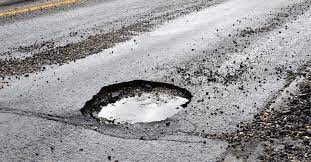
#> input picture T2/1.jpeg, 311 x 162 px, given in place of camera2_road_surface_view.mp4, which was not available
$ python main.py
#> lines starting #> are read from the running program, lines starting #| are printed output that depends on the picture; after the words box and inside, x2 and y2 are one past the last pixel; in counts of white or black regions, pixels touching at a corner belong together; pictures that were not available may be replaced by others from this repository, and a replacement may not be noted
import cv2
import numpy as np
# ==============================================================================
# ==============================================================================
# driving function
def find_potholes(img_path):
#> called with img_path = './camera2_road_surface_view.mp4'
    cap = cv2.VideoCapture(path)
    while True:

        # Read the frame
        ret, frame = cap.read()
#> frame is the input picture: shape (162, 311, 3); mean B, G, R 155, 152.2, 154

        # Break the loop if the video has ended
        if not ret:
            break

        # Convert the frame to grayscale
        img = cv2.cvtColor(frame, cv2.COLOR_BGR2GRAY)


        blur = cv2.blur(img,(5,5))
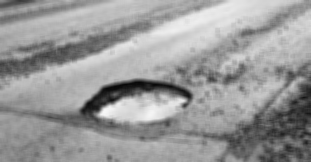
#> blur: shape (162, 311); min 7, max 247, mean 153
        gblur = cv2.GaussianBlur(img,(5,5),0)
        median = cv2.medianBlur(img,5)
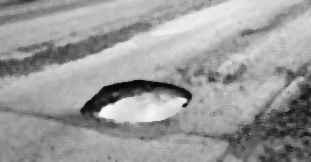
#> median: shape (162, 311); min 5, max 251, mean 155.4

        kernel = np.ones((5,5),np.uint8)
        erosion = cv2.erode(median,kernel,iterations = 1)
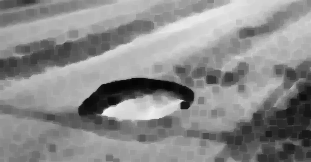
#> erosion: shape (162, 311); min 5, max 242, mean 138.3
        dilation = cv2.dilate(erosion,kernel,iterations = 5)
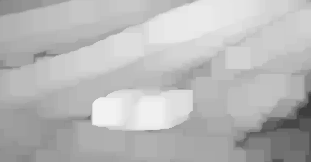
#> dilation: shape (162, 311); min 56, max 242, mean 184.4
        closing = cv2.morphologyEx(dilation, cv2.MORPH_CLOSE, kernel)

        edges = cv2.Canny(closing,9,420)
#> edges: shape (162, 311); every value is 0

        ret,threshold=cv2.threshold(edges.copy(),0,255,cv2.THRESH_BINARY)
        contours,_=cv2.findContours(threshold,cv2.RETR_LIST,cv2.CHAIN_APPROX_NONE)
#> contours = []

        # Loop through each contour and pick which satisfy the condition.
        contours = sorted(contours, key = cv2.contourArea, reverse = True)[:30]
        for contour in contours:
            # Check if the contour is big enough to be considered a pothole
            if 1500 < cv2.contourArea(contour):
                # Draw a rectangle around the contour
                x, y, w, h = cv2.boundingRect(contour)
                cv2.rectangle(frame, (x, y), (x + w, y + h), (0, 255, 0), 2)
#> this loop made 0 passes

        # Display the frame with the potholes highlighted
        cv2.imshow("Pothole",frame)

        # Break the loop if the user presses the 'q' key
        if cv2.waitKey(1) & 0xFF == ord('q'):
#> (key q is pressed here)
            break

    # Release the video capture
    cap.release()

    # Close all windows
    cv2.destroyAllWindows()


# ==============================================================================
# ==============================================================================
path = './camera2_road_surface_view.mp4'
find_potholes(path)

$ run again, on T2/2.jpeg
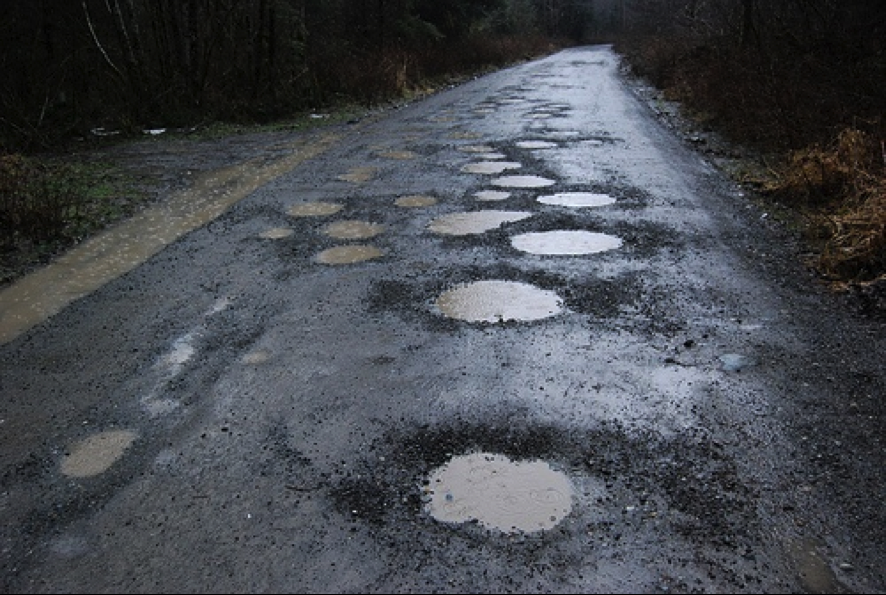
#> input picture T2/2.jpeg, 886 x 595 px, given in place of camera2_road_surface_view.mp4, which was not available
#> in find_potholes, frame is the input picture: shape (595, 886, 3); mean B, G, R 78.7, 72.8, 69.2
#> in find_potholes, `dilation = cv2.dilate(erosion,kernel,iterations = 5)`:
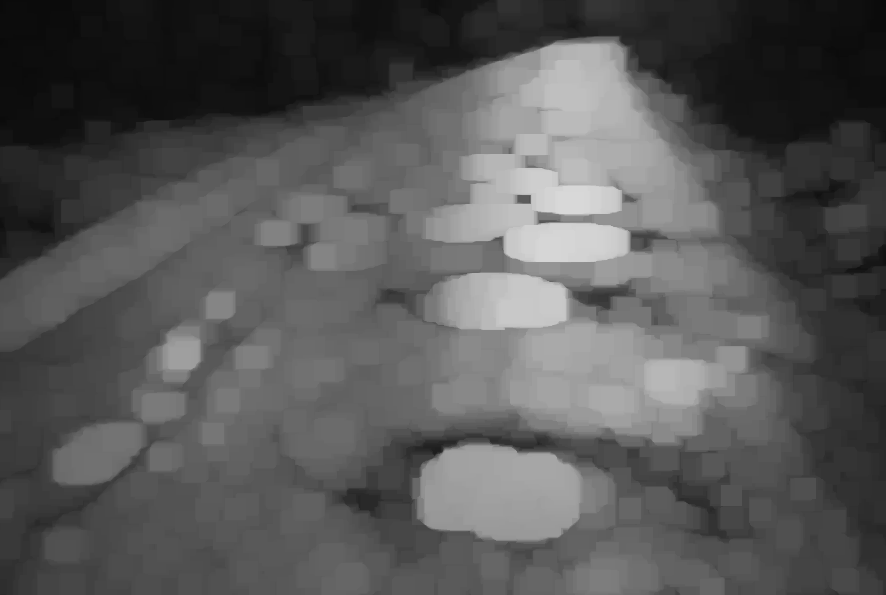
#> dilation: shape (595, 886); min 10, max 216, mean 87
#> in find_potholes, `edges = cv2.Canny(closing,9,420)`:
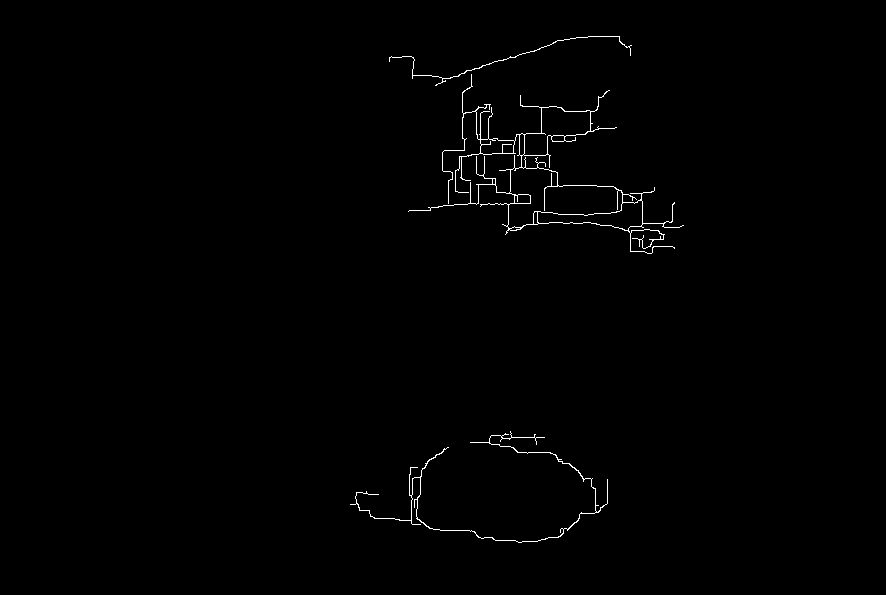
#> edges: shape (595, 886); 0.66% white in thin lines or dots, all inside (x1, y1, x2, y2) = (350, 36, 684, 543)
#> contours = 13 contours, 1 with area under 20; largest, box (x1, y1, x2, y2) and area: (408, 74, 684, 254) 8153, (507, 167, 623, 229) 3998, (523, 106, 591, 156) 1737, (537, 200, 643, 231) 1406, (480, 138, 515, 155) 458
#> the loop in find_potholes, `for contour in contours:` made 13 passes
#> (x, y, w, h) on passes 1 to 3: (408, 74, 276, 180), (507, 167, 116, 62), (523, 106, 68, 50)

$ run again, on T2/3.jpeg
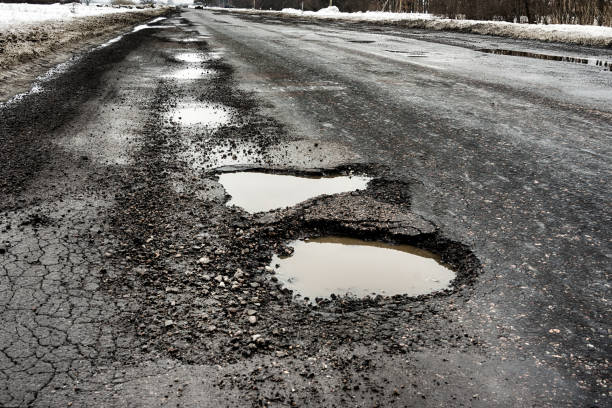
#> input picture T2/3.jpeg, 612 x 408 px, given in place of camera2_road_surface_view.mp4, which was not available
#> in find_potholes, frame is the input picture: shape (408, 612, 3); mean B, G, R 103, 106.9, 109.4
#> in find_potholes, `dilation = cv2.dilate(erosion,kernel,iterations = 5)`:
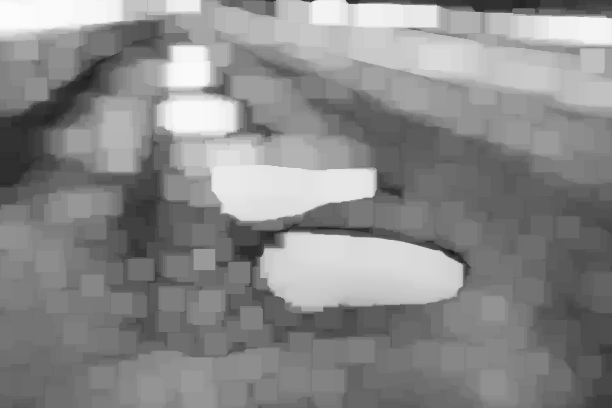
#> dilation: shape (408, 612); min 27, max 252, mean 137.5
#> in find_potholes, `edges = cv2.Canny(closing,9,420)`:
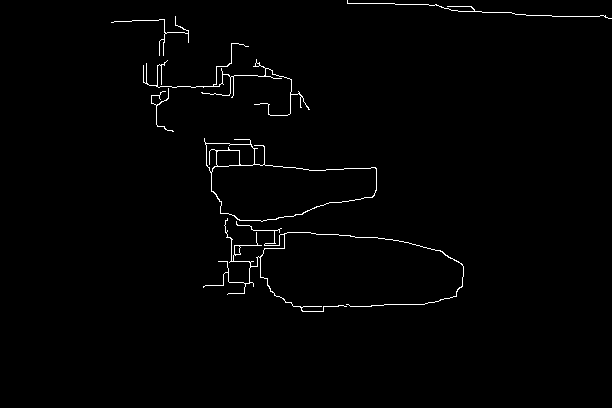
#> edges: shape (408, 612); 1.1% white in thin lines or dots, all inside (x1, y1, x2, y2) = (111, 0, 612, 312)
#> contours = 11 contours, 4 with area under 20; largest, box (x1, y1, x2, y2) and area: (204, 138, 377, 222) 8046, (211, 164, 377, 222) 6946, (205, 143, 255, 173) 698, (216, 150, 240, 167) 352, (203, 218, 464, 312) 113, (143, 43, 310, 116) 50, (234, 245, 241, 255) 46
#> the loop in find_potholes, `for contour in contours:` made 11 passes
#> (x, y, w, h) on passes 1 to 2: (204, 138, 173, 84), (211, 164, 166, 58)

$ run again, on T2/4.jpeg
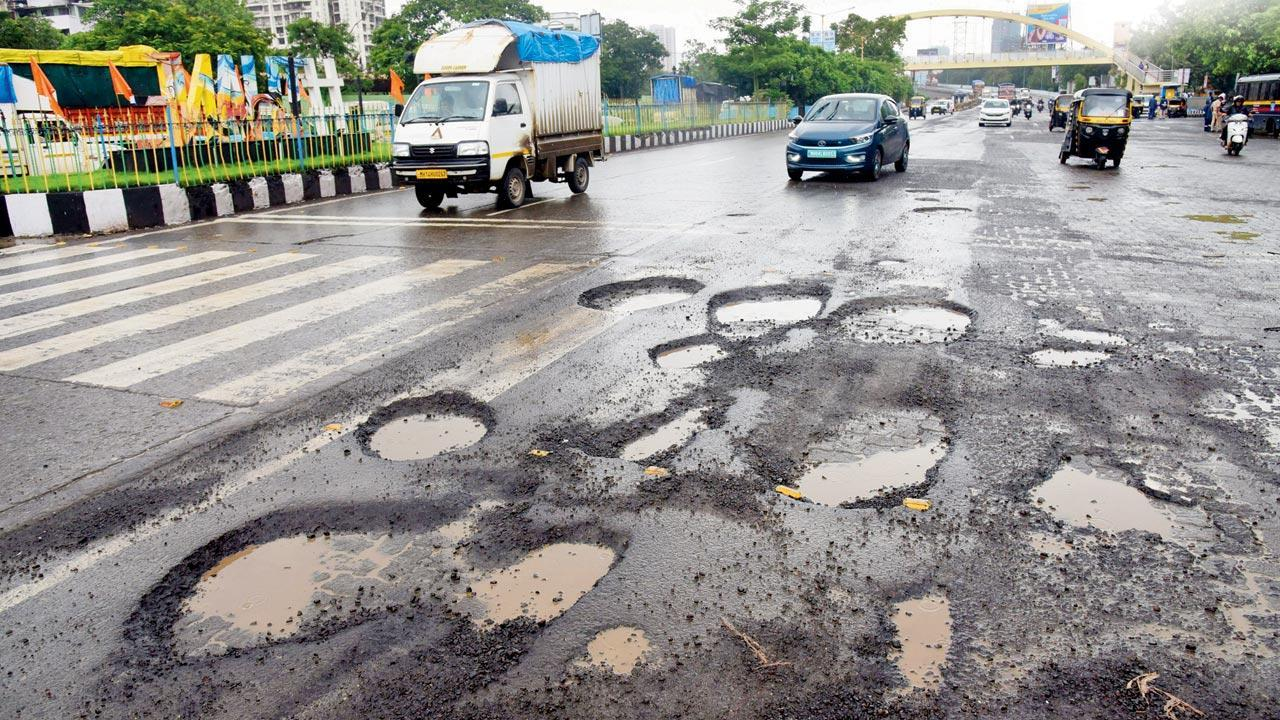
#> input picture T2/4.jpeg, 1280 x 720 px, given in place of camera2_road_surface_view.mp4, which was not available
#> in find_potholes, frame is the input picture: shape (720, 1280, 3); mean B, G, R 141.8, 145.3, 147.1
#> in find_potholes, `edges = cv2.Canny(closing,9,420)`:
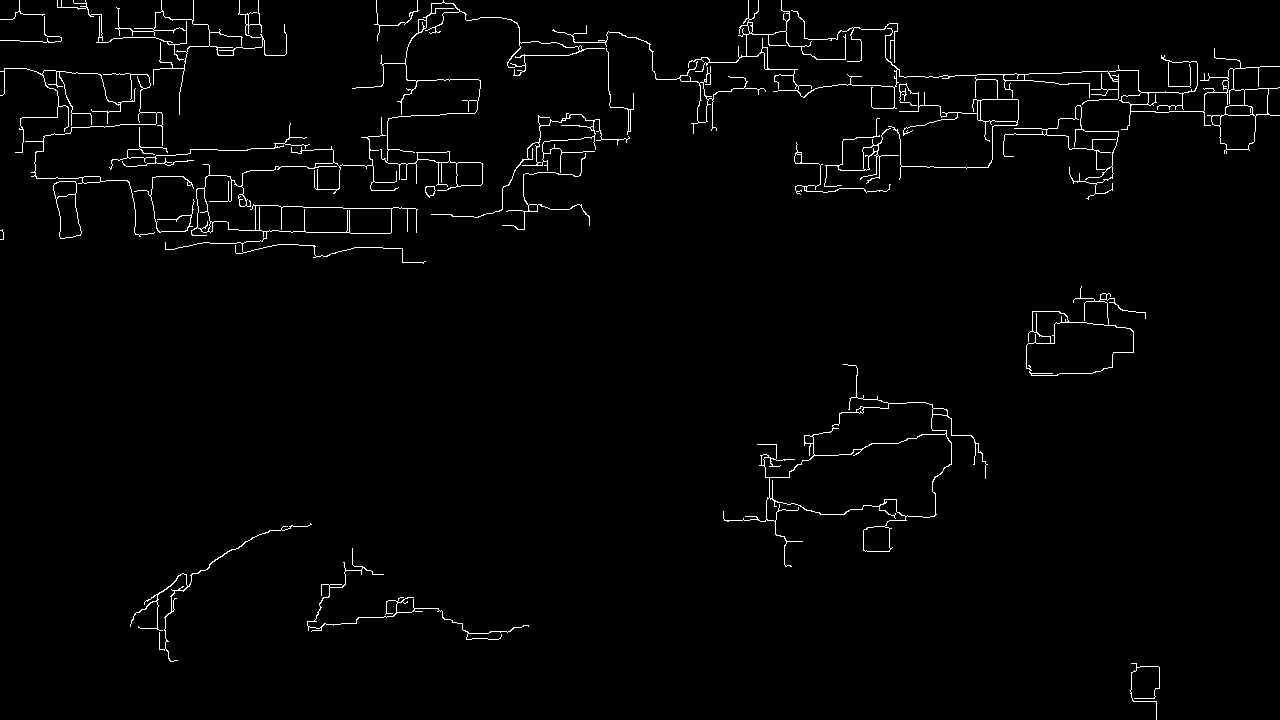
#> edges: shape (720, 1280); 1.8% white in thin lines or dots
#> in find_potholes, `contours,_=cv2.findContours(threshold,cv2.RETR_LIST,cv2.CHAIN_APPROX_N..`: contours = 78 contours, 15 with area under 20; largest, box (x1, y1, x2, y2) and area: (723, 364, 988, 567) 15062, (769, 433, 952, 518) 9944, (1026, 286, 1146, 376) 4964, (1026, 322, 1134, 376) 4213, (812, 402, 947, 456) 4110
#> in find_potholes, `contours = sorted(contours, key = cv2.contourArea, reverse = True)[:30]`: contours = 30 contours; largest, box (x1, y1, x2, y2) and area: (723, 364, 988, 567) 15062, (769, 433, 952, 518) 9944, (1026, 286, 1146, 376) 4964, (1026, 322, 1134, 376) 4213, (812, 402, 947, 456) 4110
#> the loop in find_potholes, `for contour in contours:` made 30 passes
#> (x, y, w, h) on passes 1 to 8: (723, 364, 265, 203), (769, 433, 183, 85), (1026, 286, 120, 90), (1026, 322, 108, 54), (812, 402, 135, 54), (165, 117, 261, 147), (255, 205, 137, 29), (688, 0, 592, 154)
#> after the loop in find_potholes, `for contour in contours:`:
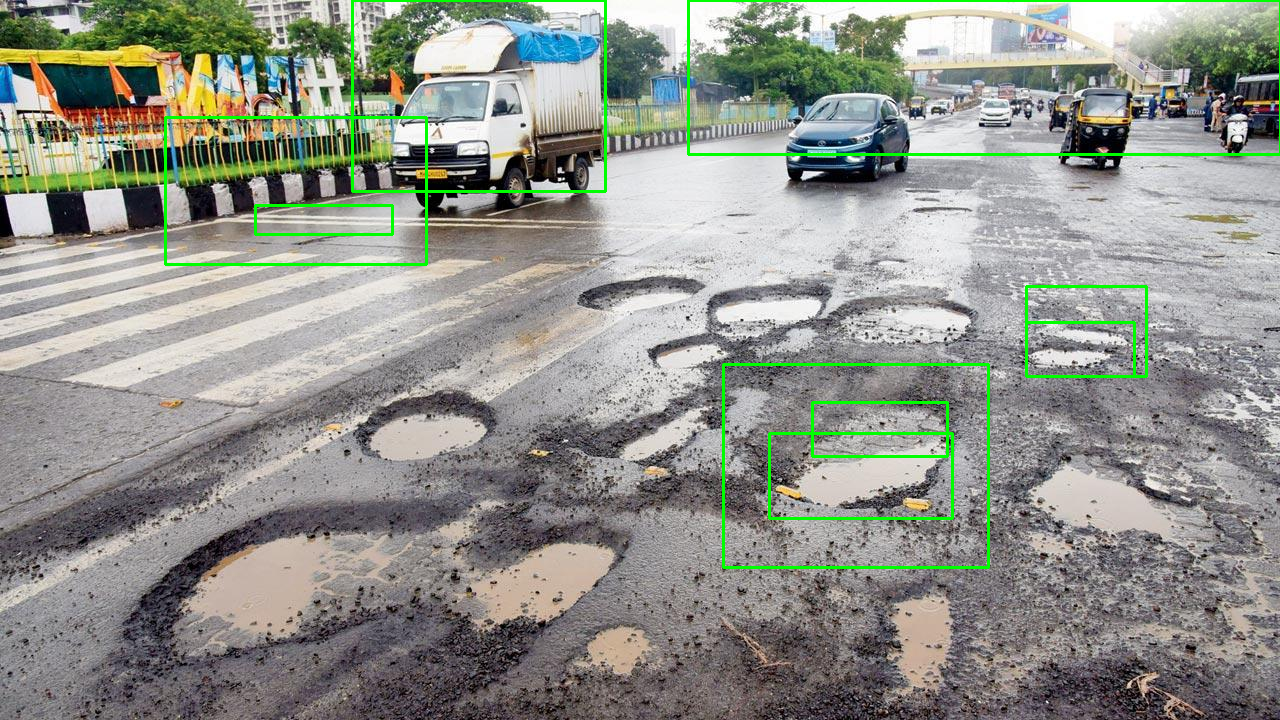
#> frame: shape (720, 1280, 3); mean B, G, R 139.1, 147.2, 144.4
